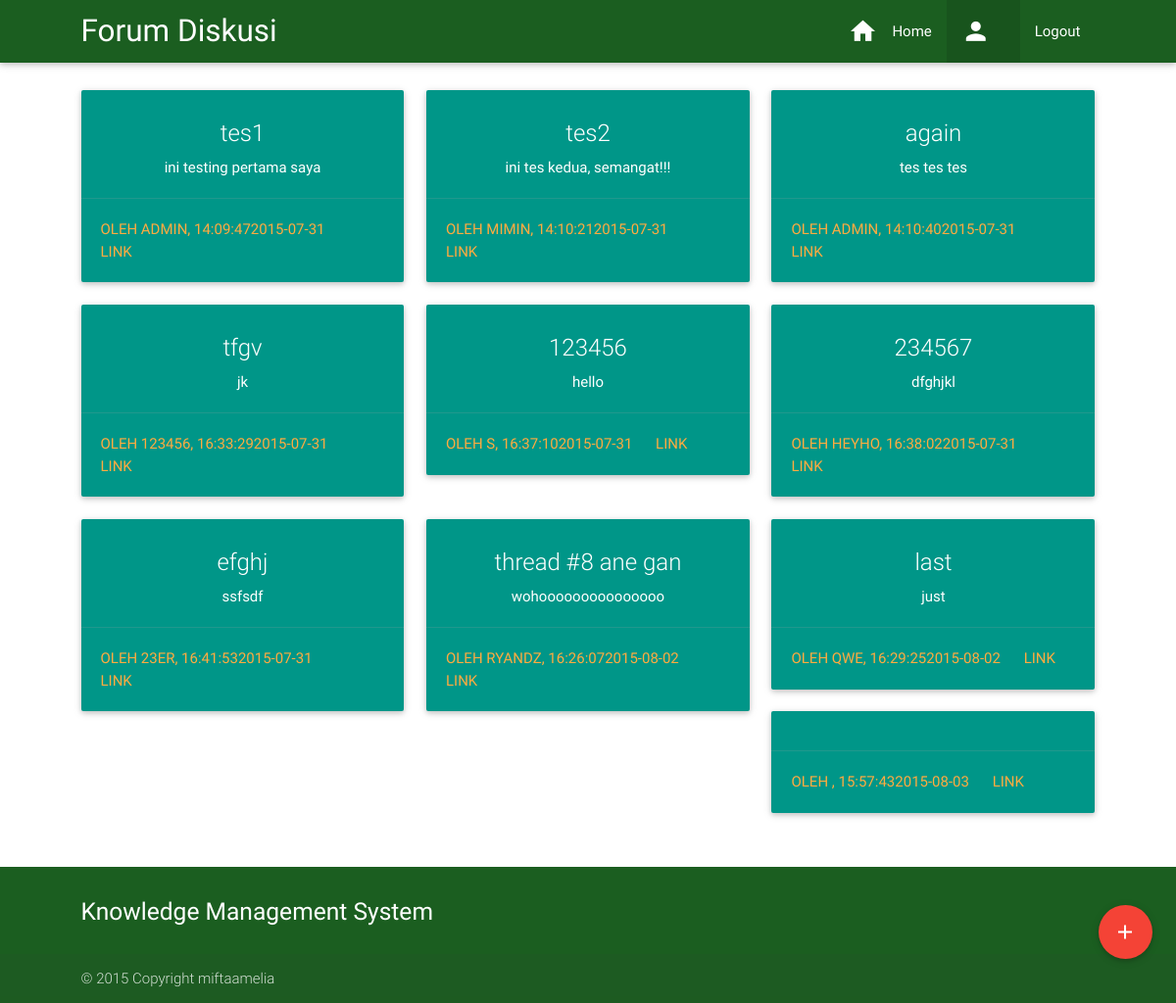
Before: /forum/static/forum.php with the older database file.
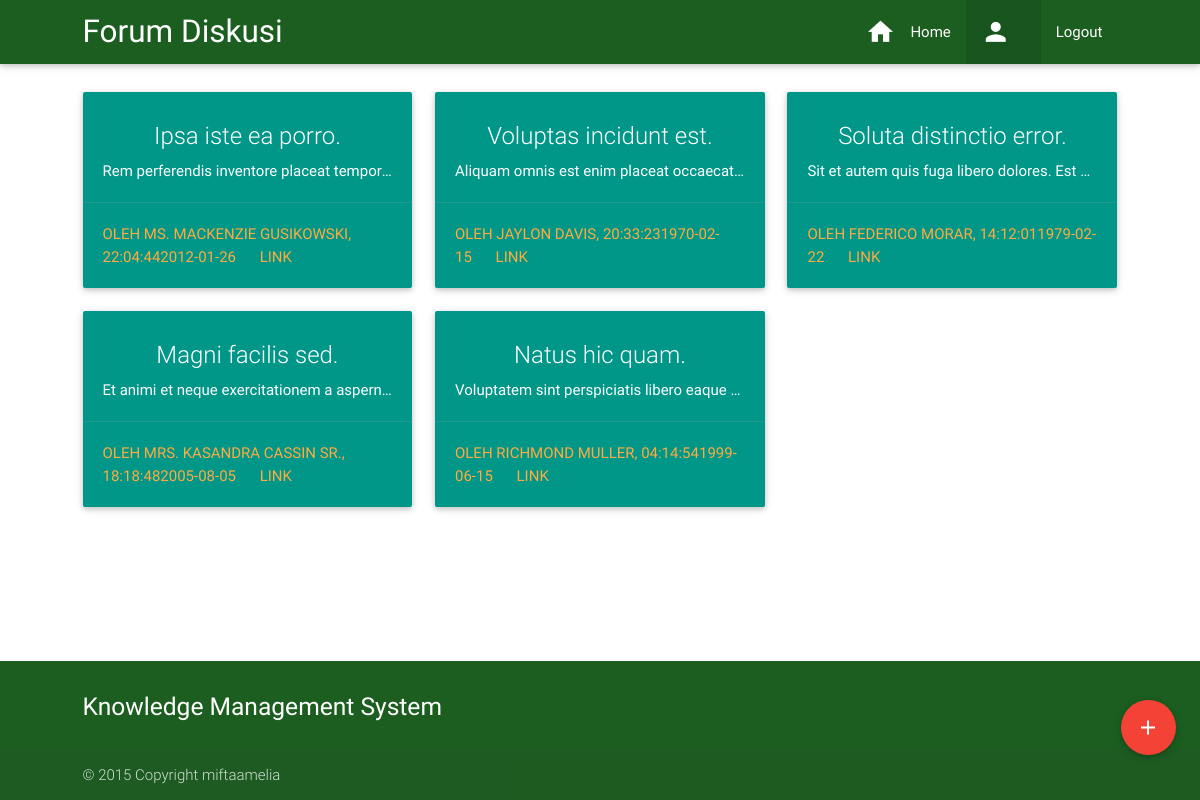
After: the same page with the newer database file.
### tables this page shows
CREATE TABLE IF NOT EXISTS `forum` (
  `id` int(11) NOT NULL AUTO_INCREMENT,
  `judul` varchar(50) DEFAULT NULL,
  `isi` text,
  `user` varchar(50) DEFAULT NULL,
  `tgl` date DEFAULT NULL,
  `jam` time DEFAULT NULL,
  PRIMARY KEY (`id`)
);

### forum/static/forum.php (the view, shortened to what this page needs)
<?php
	$user = $_SESSION['user'];
?>
<html>
    <head>
	    <link href="../../asset/css/materialize.min.css" rel="stylesheet">
    </head>
    <body>
	    <header>
	        <nav class="green darken-4">
	            <div class="nav-wrapper container">
	                <a class="brand-logo">Forum Diskusi</a>
	                <ul id="nav-mobile" class="right hide-on-med-and-down">
						<li><a href="forum.php"><i class="mdi-action-home left"></i>Home</a></li>
						<li class="active"><a><i class="mdi-social-person left"></i><?php echo $user ?></a></li>
						<li><a href="index.php">Logout</a></li>
				    </ul>
	            </div>
	        </nav>
	    </header>
	    <main style="margin-top:20px;">
	        <div class="container">
	            <div class="row">
	<?php
		$q = "SELECT * from forum";
		$sql = mysql_query ($q);
		while ($hasil = mysql_fetch_array ($sql)) {
	?>
	                <div class="col s4">
						<div class="card teal">
							<div class="card-content white-text center-align">
								<span class="card-title"><?php echo $hasil['judul']?></span>
								<p class="truncate"><?php echo $hasil['isi']?></p>
							</div>
							<div class="card-action">
								<a>oleh <?php echo $hasil['user']?>, <?php echo $hasil['jam']?><?php echo $hasil['tgl']?></a>
								<a href="tampil.php?id=<?php echo $hasil['id'] ?>">link</a>
							</div>
						</div>
	                </div>
	<?php } ?>
	            </div>
	        </div>
	    </main>
	    <footer class="page-footer green darken-4">
	        <div class="container">
	            <div class="row">
	                <div class="col l6 s12">
	                    <h5 class="white-text">Knowledge Management System</h5>
	                </div>
	            </div>
	        </div>
	        <div class="footer-copyright">
	            <div class="container">
	                © 2015 Copyright miftaamelia
	            </div>
	        </div>
	    </footer>
<div class="fixed-action-btn" style="bottom: 45px; right: 24px;">
	<a class="btn-floating btn-large red" href="baru.php">
		<i class="large mdi-content-add"></i>
	</a>
</div>
    </body>
</html>

### forum/static/forum.php (style rules this page uses)
body { display: flex; min-height: 100vh; flex-direction: column; }
main { flex: 1 0 auto }
.container { width:90% }

Changed rows visible on the page:
removed forum: judul "tes1", isi "ini testing pertama saya", user "ADMIN", jam "14:09:47", tgl "2015-07-31"
removed forum: judul "tes2", isi "ini tes kedua, semangat!!!", user "MIMIN", jam "14:10:21", tgl "2015-07-31"
removed forum: judul "tfgv", isi "jk", user "123456", jam "16:33:29", tgl "2015-07-31"
removed forum: judul "123456", isi "hello", user "S", jam "16:37:10", tgl "2015-07-31"
removed forum: judul "234567", isi "dfghjkl", user "HEYHO", jam "16:38:02", tgl "2015-07-31"
removed forum: judul "efghj", isi "ssfsdf", user "23ER", jam "16:41:53", tgl "2015-07-31"
removed forum: judul "thread #8 ane gan", isi "wohooooooooooooooo", user "RYANDZ", jam "16:26:07", tgl "2015-08-02"
removed forum: judul "last", isi "just", user "QWE", jam "16:29:25", tgl "2015-08-02"
removed forum: jam "15:57:43", tgl "2015-08-03"
added forum: judul "Ipsa iste ea porro.", isi "Rem perferendis inventore placeat tempore.", user "MS. MACKENZIE GUSIKOWSKI", jam "22:04:44", tgl "2012-01-26"
added forum: judul "Voluptas incidunt est.", isi "Aliquam omnis est enim placeat occaecat…", user "JAYLON DAVIS", jam "20:33:23", tgl "1970-02-15"
changed forum: judul "again" → "Soluta distinctio error."; isi "tes tes tes" → "Sit et autem quis fuga libero dolores. Est…"; user "ADMIN" → "FEDERICO MORAR"; jam "14:10:40" → "14:12:01"; tgl "2015-07-31" → "1979-02-22"
added forum: judul "Magni facilis sed.", isi "Et animi et neque exercitationem a aspern…", user "MRS. KASANDRA CASSIN SR.", jam "18:18:48", tgl "2005-08-05"
added forum: judul "Natus hic quam.", isi "Voluptatem sint perspiciatis libero eaque…", user "RICHMOND MULLER", jam "04:14:54", tgl "1999-06-15"
